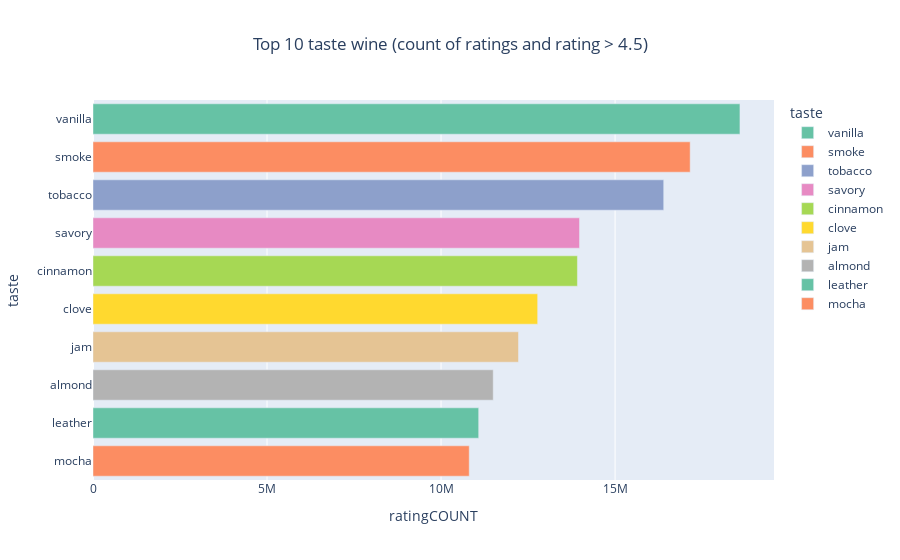

This figure's notebook cell:
### Code cell
# 
df = pd.read_csv('data/best_taste_country.csv')

# 
df = pd.DataFrame(df, columns=['taste', 'keyword_count','wine','ratingAVG','ratingCOUNT'])


if df.empty:
    print("The DataFrame is empty. Please check the CSV file.")
else:
    filtered_df = df[df['ratingCOUNT'] > 4.5]
    top_tastes = filtered_df.nlargest(10, 'ratingCOUNT')
    fig = px.bar(top_tastes, x='ratingCOUNT', y='taste', orientation='h', 
                 color='taste', title='Top 10 taste wine (count of ratings and rating > 4.5)',
                 color_discrete_sequence=px.colors.qualitative.Set2)  # Choose a color sequence
    
    fig.update_layout(title_x=0.5)  # Center the title

    fig.show()

### Figure 1 — Plotly figure (JSON) as saved in the notebook; plotly's stock layout.template omitted (floating-point values rounded to 4 significant figures)
{"data": [{"alignmentgroup": "True", "hovertemplate": "taste=%{y}<br>ratingCOUNT=%{x}<extra></extra>", "legendgroup": "vanilla", "marker": {"color": "rgb(102,194,165)", "pattern": {"shape": ""}}, "name": "vanilla", "offsetgroup": "vanilla", "orientation": "h", "showlegend": true, "textposition": "auto", "type": "bar", "x": [18587454], "xaxis": "x", "y": ["vanilla"], "yaxis": "y"}, {"alignmentgroup": "True", "hovertemplate": "taste=%{y}<br>ratingCOUNT=%{x}<extra></extra>", "legendgroup": "smoke", "marker": {"color": "rgb(252,141,98)", "pattern": {"shape": ""}}, "name": "smoke", "offsetgroup": "smoke", "orientation": "h", "showlegend": true, "textposition": "auto", "type": "bar", "x": [17157288], "xaxis": "x", "y": ["smoke"], "yaxis": "y"}, {"alignmentgroup": "True", "hovertemplate": "taste=%{y}<br>ratingCOUNT=%{x}<extra></extra>", "legendgroup": "tobacco", "marker": {"color": "rgb(141,160,203)", "pattern": {"shape": ""}}, "name": "tobacco", "offsetgroup": "tobacco", "orientation": "h", "showlegend": true, "textposition": "auto", "type": "bar", "x": [16397037], "xaxis": "x", "y": ["tobacco"], "yaxis": "y"}, {"alignmentgroup": "True", "hovertemplate": "taste=%{y}<br>ratingCOUNT=%{x}<extra></extra>", "legendgroup": "savory", "marker": {"color": "rgb(231,138,195)", "pattern": {"shape": ""}}, "name": "savory", "offsetgroup": "savory", "orientation": "h", "showlegend": true, "textposition": "auto", "type": "bar", "x": [13977424], "xaxis": "x", "y": ["savory"], "yaxis": "y"}, {"alignmentgroup": "True", "hovertemplate": "taste=%{y}<br>ratingCOUNT=%{x}<extra></extra>", "legendgroup": "cinnamon", "marker": {"color": "rgb(166,216,84)", "pattern": {"shape": ""}}, "name": "cinnamon", "offsetgroup": "cinnamon", "orientation": "h", "showlegend": true, "textposition": "auto", "type": "bar", "x": [13918221], "xaxis": "x", "y": ["cinnamon"], "yaxis": "y"}, {"alignmentgroup": "True", "hovertemplate": "taste=%{y}<br>ratingCOUNT=%{x}<extra></extra>", "legendgroup": "clove", "marker": {"color": "rgb(255,217,47)", "pattern": {"shape": ""}}, "name": "clove", "offsetgroup": "clove", "orientation": "h", "showlegend": true, "textposition": "auto", "type": "bar", "x": [12775854], "xaxis": "x", "y": ["clove"], "yaxis": "y"}, {"alignmentgroup": "True", "hovertemplate": "taste=%{y}<br>ratingCOUNT=%{x}<extra></extra>", "legendgroup": "jam", "marker": {"color": "rgb(229,196,148)", "pattern": {"shape": ""}}, "name": "jam", "offsetgroup": "jam", "orientation": "h", "showlegend": true, "textposition": "auto", "type": "bar", "x": [12225159], "xaxis": "x", "y": ["jam"], "yaxis": "y"}, {"alignmentgroup": "True", "hovertemplate": "taste=%{y}<br>ratingCOUNT=%{x}<extra></extra>", "legendgroup": "almond", "marker": {"color": "rgb(179,179,179)", "pattern": {"shape": ""}}, "name": "almond", "offsetgroup": "almond", "orientation": "h", "showlegend": true, "textposition": "auto", "type": "bar", "x": [11498940], "xaxis": "x", "y": ["almond"], "yaxis": "y"}, {"alignmentgroup": "True", "hovertemplate": "taste=%{y}<br>ratingCOUNT=%{x}<extra></extra>", "legendgroup": "leather", "marker": {"color": "rgb(102,194,165)", "pattern": {"shape": ""}}, "name": "leather", "offsetgroup": "leather", "orientation": "h", "showlegend": true, "textposition": "auto", "type": "bar", "x": [11080968], "xaxis": "x", "y": ["leather"], "yaxis": "y"}, {"alignmentgroup": "True", "hovertemplate": "taste=%{y}<br>ratingCOUNT=%{x}<extra></extra>", "legendgroup": "mocha", "marker": {"color": "rgb(252,141,98)", "pattern": {"shape": ""}}, "name": "mocha", "offsetgroup": "mocha", "orientation": "h", "showlegend": true, "textposition": "auto", "type": "bar", "x": [10809333], "xaxis": "x", "y": ["mocha"], "yaxis": "y"}], "layout": {"barmode": "relative", "legend": {"title": {"text": "taste"}, "tracegroupgap": 0}, "title": {"text": "Top 10 taste wine (count of ratings and rating > 4.5)", "x": 0.5}, "xaxis": {"anchor": "y", "domain": [0, 1], "title": {"text": "ratingCOUNT"}}, "yaxis": {"anchor": "x", "categoryarray": ["mocha", "leather", "almond", "jam", "clove", "cinnamon", "savory", "tobacco", "smoke", "vanilla"], "categoryorder": "array", "domain": [0, 1], "title": {"text": "taste"}}}}
